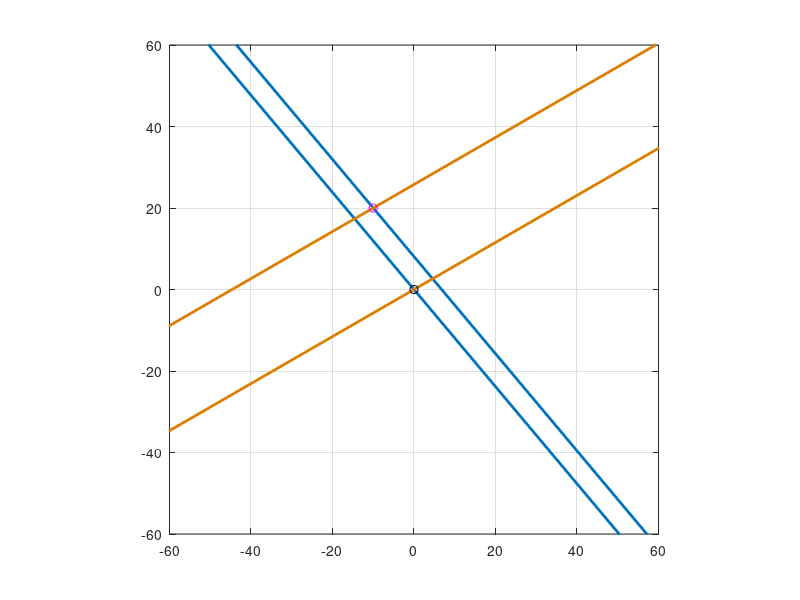

The MATLAB source for this figure:
% plot_waves_inverse.m
% x points to the right
% y points to the top
% angles are measured from the positive x-axis, CCW positive
%
% specify change in robot position, calculate change in pseudorange

clear all;

% satellites bearing and range
psi1 = 40*pi/180;
psi2 = -60*pi/180;
R = 20000000;   % orbit radius is 20,000 km

% satellite locations
sx1 = R*cos(psi1);
sy1 = R*sin(psi1);

sx2 = R*cos(psi2);
sy2 = R*sin(psi2);

% initial robot location
rx0 = 0;
ry0 = 0;

% final robot location
rx1 = -10;
ry1 = 20;

% defining some variables for convenience 
dx1 = rx0-sx1;
dy1 = ry0-sy1;

dx2 = rx0-sx2;
dy2 = ry0-sy2;

drx1 = rx1-rx0;
dry1 = ry1-ry0;

% unit vectors describing direction of from satellites to robot location
% j1_i is the unit vector direction from satellite 1 to the robot expressed
% in inertial coordinates. i1_i normal to j1_i and aligned with the wave
% front. Inertial coordinates are i_i is east, j_i is north. Angles are
% positive CCW from i_i.
i1_i = [dy1/R; -dx1/R];
j1_i = [dx1/R; dy1/R];

i2_i = [dy2/R; -dx2/R];
j2_i = [dx2/R; dy2/R];

% calculate angle between wave fronts (alpha)
alpha = acos(i1_i'*i2_i);

%%% calculate change in pseudorange %%%
A = [-dy2 dy1; dx2 -dx1];
del_p_vec = R*sin(alpha)*inv(A)*[drx1; dry1];
del_p1 = del_p_vec(1);
del_p2 = del_p_vec(2);

%%% plot the scenario %%%
% calculate slope and intercept
m1 = -dx1/dy1;
m2 = -dx2/dy2;

c1 = del_p1/R * (dy1 + dx1^2/dy1);
c2 = del_p2/R * (dy2 + dx2^2/dy2);

% field boundaries
xmax = 20;
xmin = -20;
ymax = 20;
ymin = -20;

% x values for plotting lines
xpts1 = 2*[2*xmax; 2*xmin];
xpts2 = 2*[2*xmax; 2*xmin];

% calculate y values based on equation for line
ypts1_0 = m1*xpts1;
ypts1_1 = m1*xpts1 + c1;

ypts2_0 = m2*xpts2;
ypts2_1 = m2*xpts2 + c2;

figure(1); clf;
plot(xpts1,ypts1_0,'LineWidth',2,'Color',[0 0.45 0.74]); hold on;
plot(xpts1,ypts1_1,'LineWidth',2,'Color',[0 0.45 0.74]); 
axis(3*[xmin xmax ymin ymax]);
axis('square'); grid;
plot(xpts2,ypts2_0,'LineWidth',2,'Color',[0.87 0.49 0]);
plot(xpts2,ypts2_1,'LineWidth',2,'Color',[0.87 0.49 0]);

%%% predict the robot's new location %%%

% calculate change in robot position based on changes is pseudoranges
del_pos = del_p2/(sin(alpha))*i1_i - del_p1/(sin(alpha))*i2_i;

% calculating del_rx and del_rx
del_rx = del_pos(1);
del_ry = del_pos(2);

% plotting new robot position
plot(rx0,ry0,'ko',rx0+del_rx,ry0+del_ry,'mo');
hold off;
